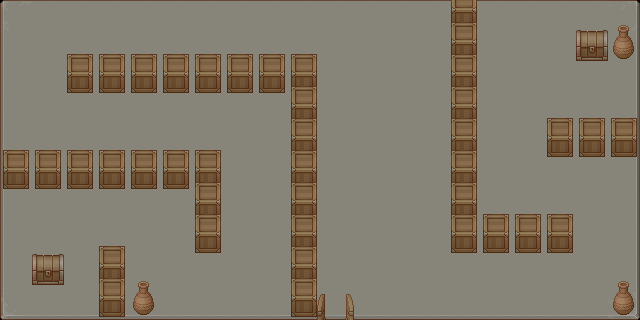

Rendered tile map (Tiled .tmx) drawn with the repository's tilesets; below, a short description and the map source with its tile grids summarised:
An orthogonal 20x10 tile map with 32x32 px tiles, 4 tile layers (suelo, colisiones objetos, colisiones cofres, altas objetos), 2 tilesets and 4 objects (spawn, salida, cofre1, cofre2).

<map version="1.9" tiledversion="1.9.2" orientation="orthogonal" renderorder="right-down" width="20" height="10" tilewidth="32" tileheight="32" infinite="0" nextlayerid="7" nextobjectid="6">
 <tileset firstgid="1" source="TX Tileset Stone Ground.tsx" />
 <tileset firstgid="65" source="TX Props.tsx" />
 <layer id="1" name="suelo" width="20" height="10">
  <data>[200 cells, 200 non-empty, 9 distinct tile ids]</data>
 </layer>
 <layer id="2" name="colisiones objetos" width="20" height="10">
  <data>[200 cells, 43 non-empty, 2 distinct tile ids]</data>
 </layer>
 <layer id="3" name="colisiones cofres" width="20" height="10">
  <data>[200 cells, 2 non-empty, 1 distinct tile ids]</data>
 </layer>
 <layer id="4" name="altas objetos" width="20" height="10">
  <data>[200 cells, 47 non-empty, 6 distinct tile ids]</data>
 </layer>
 <objectgroup id="5" name="objetos">
  <object id="1" name="spawn" x="336.541" y="261.286">
   <point />
  </object>
  <object id="3" name="salida" x="316.072" y="282.357" width="49.9694" height="36.7245" />
 </objectgroup>
 <objectgroup id="6" name="cofres">
  <object id="4" name="cofre1" x="15.6531" y="240.817" width="63.2143" height="59.6021" />
  <object id="5" name="cofre2" x="561.705" y="12.0408" width="60.8062" height="65.0205" />
 </objectgroup>
</map>
